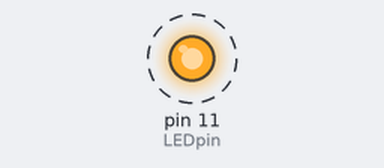
Bench run of a sketch on a simulated Arduino Uno, built with avr-gcc and run on an emulated ATmega328P. Shown: output pins drawn as LEDs (lit = HIGH). Dashed ring = blinking.

Above: at 0.5 s.
Timing chart, 0 to 4.6 s (numbered marks = the images above):
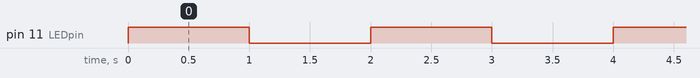

The sketch:

LED3.ino
```cpp
int LEDpin = 11; // define LEDpin with integer value 11
void setup() // setup function runs once
{
pinMode(LEDpin, OUTPUT); // define LEDpin as output
}
void loop() // loop function runs continuously
{
digitalWrite(LEDpin, HIGH); // set pin state HIGH to turn LED on
delay(1000); // wait for a second = 1000ms
digitalWrite(LEDpin, LOW); // set pin state LOW to turn LED off
delay(1000);
}
```

Measured:
- by itself, pin 11 (LEDpin): alternates HIGH for 1.0 s and LOW for 1.0 s
